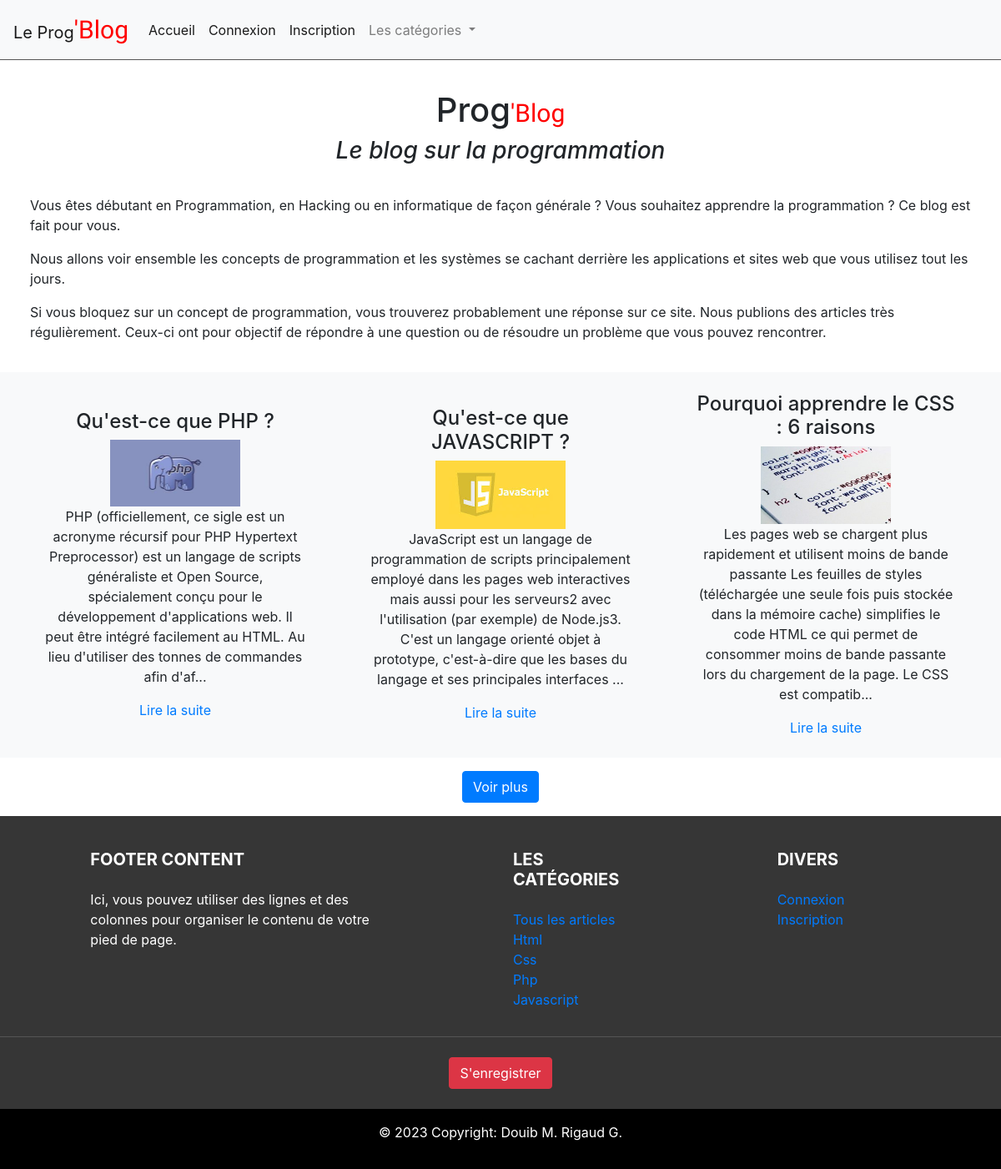
/php/traitement/blog-js/index.php, run on the app's committed database.
### tables this page shows
CREATE TABLE IF NOT EXISTS `articles` (
  `id` int(11) NOT NULL AUTO_INCREMENT,
  `titre` varchar(255) NOT NULL,
  `article` text NOT NULL,
  `id_utilisateur` int(11) NOT NULL,
  `id_categorie` int(11) NOT NULL,
  `date` timestamp NOT NULL DEFAULT current_timestamp() ON UPDATE current_timestamp(),
  `image` varchar(255) NOT NULL,
  PRIMARY KEY (`id`),
  KEY `id_categorie` (`id_categorie`)
);

CREATE TABLE IF NOT EXISTS `categories` (
  `id` int(11) NOT NULL AUTO_INCREMENT,
  `nom` varchar(80) NOT NULL,
  PRIMARY KEY (`id`)
);

### php/traitement/blog-js/php/fonction/fonctions.php (called while the page is built, shortened)
<?php
function recuperation($base,$selection,$table) {
    $requete = $base->prepare("SELECT $selection FROM $table" );
    $requete->execute();
    $resultat = $requete->fetchall();
    return $resultat ;
}
?>

### php/traitement/blog-js/php/include/connexion.php (called while the page is built)
<?php
require 'php/fonction/fonctions.php';
$bd = connexionPDO();
$categories = recuperation($bd,'*','categories');
?>

### php/traitement/blog-js/index.php (the view, shortened to what this page needs)
<?php
    require 'php/include/connexion.php';
    $requete_recuperation_articles = $bd->prepare("SELECT * FROM articles ORDER BY `date` DESC LIMIT 3 " );
    $requete_recuperation_articles->execute();
    $resultat_articles = $requete_recuperation_articles->fetchall();
?>
<!DOCTYPE html>
<html lang="fr">
<head>
    <link rel="stylesheet" href="https://maxcdn.bootstrapcdn.com/bootstrap/4.0.0/css/bootstrap.min.css">
    <link href="src/fontello/css/fontello.css" rel="stylesheet">
    <link href="src/css/styles.css" rel="stylesheet">
</head>
<body>
    <header><?php include 'php/include/header.php' ?></header>
    <main>
            <h1 class="titre_h1_index">Prog<span class="titre">'Blog</span></h1>
            <h3 >Le blog sur la programmation</h3>
            <div class="div_index">
                <p>Vous êtes débutant en Programmation, en Hacking ou en informatique de façon générale ? Vous souhaitez apprendre la programmation ? Ce blog  est fait pour vous.</p>
                <p>Nous allons voir ensemble les concepts de programmation et les systèmes se cachant derrière les applications et sites web que vous utilisez tout les jours.</p>
                <p>Si vous bloquez sur un concept de programmation, vous trouverez probablement une réponse sur ce site. Nous publions des articles très régulièrement. Ceux-ci ont pour objectif de répondre à une question ou de résoudre un problème que vous pouvez rencontrer.</p>
            </div>
            <section class="section_index bg-light" >
                <?php if(isset($resultat_articles)) : ?>
                    <?php for ($i=0 ; $i<COUNT($resultat_articles) ; $i++) :?>
                        <div class="card_index">
                            <h4 ><?= $resultat_articles[$i]['titre'] ?></h4>
                            <img src="php/traitement/upload/<?= $resultat_articles[$i]['image'] ?>" alt="Image de l'article">
                            <p><?= mb_strimwidth($resultat_articles[$i]['article'],0,300,'...') ?></p>
                            <a href="article.php?id=<?= $resultat_articles[$i]['id'] ?>&p=1">Lire la suite</a>
                        </div>
                    <?php endfor ;?>
                <?php endif ;?>
            </section>
            <section id="bouton_index">
                <a href="articles.php" class="btn btn-primary">Voir plus</a>
            </section>
    </main>
    <?php include 'php/include/footer.php' ?>
</body>
</html>

### php/traitement/blog-js/php/include/footer.php (shortened to what this page needs)
<footer class="page-footer font-small stylish-color-dark pt-4">
  <div class="container text-center text-md-left">
    <div class="row">
      <div class="col-md-4 mx-auto">
        <h5 class="font-weight-bold text-uppercase mt-3 mb-4">Footer Content</h5>
        <p>Ici, vous pouvez utiliser des lignes et des colonnes pour organiser le contenu de votre pied de page. </p>
      </div>
      <div class="col-md-2 mx-auto">
        <h5 class="font-weight-bold text-uppercase mt-3 mb-4">Les catégories</h5>
        <ul class="list-unstyled">
            <li><a href="articles.php">Tous les articles</a></li>
            <?php if (isset($categories)) :?>
                <?php for ($i=0 ; $i<COUNT($categories); $i++) : ?>
                    <li>
                        <a href="articles.php?categorie=<?= $categories[$i]['id']?>&p=1"><?= ucwords(strtolower($categories[$i]['nom'])) ?></a>
                    </li>
                <?php endfor ;?>
            <?php endif ;?>
        </ul>
      </div>
      <div class="col-md-2 mx-auto">
        <h5 class="font-weight-bold text-uppercase mt-3 mb-4">Divers</h5>
        <ul class="list-unstyled">
        <?php if (isset($_SESSION['user']->id)) :?>
          <?php if ($_SESSION['user']->id_droits == 42 || $_SESSION['user']->id_droits == 1337 ) : ?>
              <li>
                <a href="creer-article.php" >Créer un article</a>
              </li>
          <?php endif ;?>
          <?php if ( $_SESSION['user']->id_droits == 1337 ) : ?>
              <li>
                <a href="admin.php" >Espace administrateur</a>
              </li>
          <?php endif ;?>
          <li>
            <a href="profil.php" >Mon compte</a>
          </li>
        <?php else :?>
          <li>
            <a href="connexion.php" >Connexion</a>
          </li>
          <li>
            <a href="inscription.php" >Inscription</a>
          </li>
        <?php endif ;?>
        </ul>
      </div>
    </div>
  </div>
<?php if (!isset($_SESSION['user']->id)) : ?>
  <hr>
  <ul class="list-unstyled list-inline text-center py-2">
    <li class="list-inline-item">
      <a href="inscription.php" class="btn btn-danger btn-rounded">S'enregistrer</a>
    </li>
  </ul>
<?php endif ;?>
  <div class="footer-copyright text-center py-3">
    <p> © 2023 Copyright: Douib M. Rigaud G.</p>
  </div>
</footer>

### php/traitement/blog-js/src/css/styles.css (style rules this page uses)
.titre { font-size: 30px; color: red; font-family: 'Courgette', cursive; }
footer { color: white; background-color: rgb(54, 54, 54); }
.footer-copyright { background-color: black; }
hr { border-top: 1px solid rgb(85, 85, 85) ; }
.titre_h1_index { margin-top: 3%; }
.titre_h1_index, h3 { text-align: center; }
h3 { font-style: italic; }
.div_index { margin: 3%; }
.section_index { display: flex; justify-content: space-evenly; align-items: center; }
.card_index { width: 30%; padding: 2%; text-align: center; }
.card_index img { width: 50%; }
.card_index a { display: block; }
#bouton_index { display: flex; justify-content: center; margin-top: 2vh; margin-bottom: 2vh; width: 100%; }

### data on the page
articles: titre "Qu'est-ce que PHP ?", image (picture), article "PHP (officiellement, ce sigle est un acronyme récursif pour PHP Hypertext Preprocessor) est un langage de scripts généraliste et Open Source, spécialement conçu pour le développement d'applications web. Il peut être intégré facilement au HTML. Au lieu d'utiliser des tonnes de commandes afin d'af..."
articles: titre "Qu'est-ce que JAVASCRIPT ?", image (picture), article "JavaScript est un langage de programmation de scripts principalement employé dans les pages web interactives mais aussi pour les serveurs2 avec l'utilisation (par exemple) de Node.js3. C'est un langage orienté objet à prototype, c'est-à-dire que les bases du langage et ses principales interfaces ..."
articles: titre "Pourquoi apprendre le CSS : 6 raisons", image (picture), article "Les pages web se chargent plus rapidement et utilisent moins de bande passante Les feuilles de styles (téléchargée une seule fois puis stockée dans la mémoire cache) simplifies le code HTML ce qui permet de consommer moins de bande passante lors du chargement de la page. Le CSS est compatib..."
categories: nom "Html"
categories: nom "Css"
categories: nom "Php"
categories: nom "Javascript"
